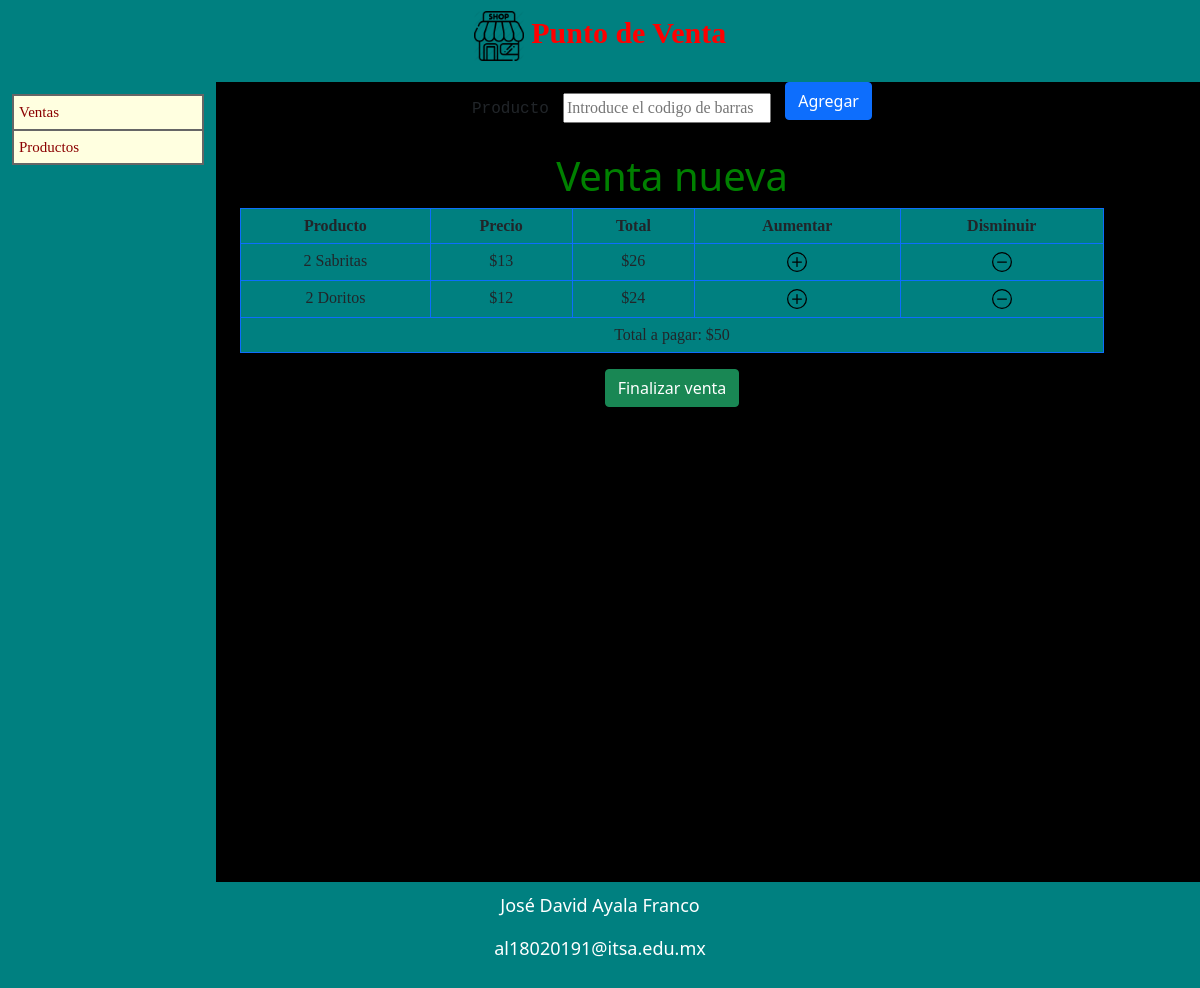
Screenshot of /agregar_venta.php?id_venta=10 with the database file from the repository.
### tables this page shows
CREATE TABLE `venta_detalle` (
  `id` int NOT NULL,
  `venta` int NOT NULL,
  `producto` int NOT NULL,
  `cantidad` double NOT NULL,
  `precio_venta` double NOT NULL,
  `total` double NOT NULL,
  `fecha_modificacion` datetime NOT NULL DEFAULT CURRENT_TIMESTAMP
);

CREATE TABLE `productos` (
  `id_producto` int NOT NULL,
  `codigo_barras` varchar(12) NOT NULL,
  `descripcion` varchar(30) NOT NULL,
  `cantidad` int NOT NULL DEFAULT '0',
  `precio_venta` double NOT NULL,
  `fecha_modificacion` datetime NOT NULL
);

### agregar_venta.php (the view, shortened to what this page needs)
<?php
require_once 'conexion.php';
$id_venta = $_GET["id_venta"];
$codigo_barras = "";
?>
<html>
    <head>
        <link href="https://cdn.jsdelivr.net/npm/bootstrap@5.0.0-beta3/dist/css/bootstrap.min.css" rel="stylesheet">
        <link rel="stylesheet" type="text/css" href="estilos/estilo.css" media="screen" />
    </head>
    <body>
        <div class="encabezado">
        </div>
        <div class="menu">
        </div>
        <div class="contenido">
            <form>
                <label>Producto</label>
                <input type="text" name="codigo_barras" autofocus="autofocus"
                       required="required" pattern="[0-9]{12}" minlength="12" maxlength="12"
                       placeholder="Introduce el codigo de barras" title="Deben ser 12 n&uacute;meros."
                       value="<?php echo $codigo_barras; ?>" />
                <button type="submit" class="btn btn-primary mb-3" name="agregar">Agregar</button>
                <br/>
            </form>
            <h1>Venta nueva</h1>
            <table class="table table-bordered border-primary">
                <tr>
                    <th scope="col">Producto</th>
                    <th scope="col">Precio</th>
                    <th scope="col">Total</th>
                    <th scope="col">Aumentar</th>
                    <th scope="col">Disminuir</th>
                </tr>
                <?php
                $sql = "SELECT venta_detalle.venta, venta_detalle.producto, venta_detalle.cantidad, productos.descripcion, venta_detalle.
                    precio_venta, venta_detalle.total
                    FROM venta_detalle
                    JOIN productos ON venta_detalle.producto = productos.id_producto
                    WHERE venta_detalle.venta='$id_venta'";
                $resultado = $db->query($sql);
                $total = 0;
                while ($registro = $resultado->fetch_array()) {
                    echo '<tr>';
                    echo '<td>' . $registro['cantidad'] . " " . $registro['descripcion'] . '</td>';
                    echo '<td>' . "$" . $registro['precio_venta'] . '</td>';
                    echo '<td>' . "$" . $registro['total'] . '</td>';
                    echo '<td><a href="agregar_producto.php?venta=' . $registro["venta"] . '&producto=' . $registro["producto"] . '"><img src="imagenes/plus-circle.svg" width="20" height="20"></a></td>';
                    echo '<td><a href="disminuir_producto.php?venta=' . $registro["venta"] . '&producto=' . $registro["producto"] . '"><img src="imagenes/dash-circle.svg" width="20" height="20"></a></td>';
                    echo '</tr>';
                    $total = $total + $registro['total'];
                }
                echo '<tfoot>';
                echo '<tr>';
                echo '<td colspan="5">' . "Total a pagar: $$total" . '</td>';
                echo '</tr>';
                echo '</tfoot>';
                ?>
            </table>
            <button type="button" class="btn btn-success"  onclick="location.href = 'index.php'" name="cancelar">Finalizar venta</button>
        </div>
        <div class="pie">
        </div>
    </body>
</html>

### estilos/estilo.css (style rules this page uses)
body { background-color: black; }
h1 { color: green; }
label { font-family: monospace; margin-top: 10px; margin-bottom: 10px; margin-right: 10px; }
.encabezado { background: teal; color: red; font-family: fantasy; font-size: 30px; font-weight: bolder; text-align: center; padding-bottom: 5px; padding-top: 10px; padding-left: 5px; padding-right: 5px; }
.menu { background-color: teal; width: 18%; height: 100%; float:left; padding: 1% 1% 1% 1%; }
.contenido { background-color: black; height: 100%; width: 76%; float:left; text-align: center; padding: 0% 2% 2% 2%; }
.pie { clear: left; background-color: teal; color: white; font-family: unset; font-size: 18px; text-align: center; padding-bottom: 10px; padding-top: 10px; padding-left: 10px; padding-right: 10px; }
ul.menu_principal { width: 100%; list-style: none; margin: 0; padding: 0; font-family: var; font-size: 15px; border: 1px solid #666; }
ul.menu_principal li { background: lightyellow; border: 1px solid #666; }
ul.menu_principal li a { text-decoration: none; color: darkred; display: block; padding: 5px 5px 5px 5px; }
input { font-family: cursive; font-size: 16px; height: 30px; margin-top: 5px; margin-bottom: 5px; margin-right: 10px; }
table { background-color: teal; text-align: center; margin: 0 auto; }
th, td { font-family: initial; font-size: 16px; background-color: red; }
th { background-color: red; }

### rows the page displays
venta_detalle: cantidad "2", producto.descripcion "Sabritas", precio_venta "13", total "26"
venta_detalle: cantidad "2", producto.descripcion "Doritos", precio_venta "12", total "24"

### other values shown
$total "50"
